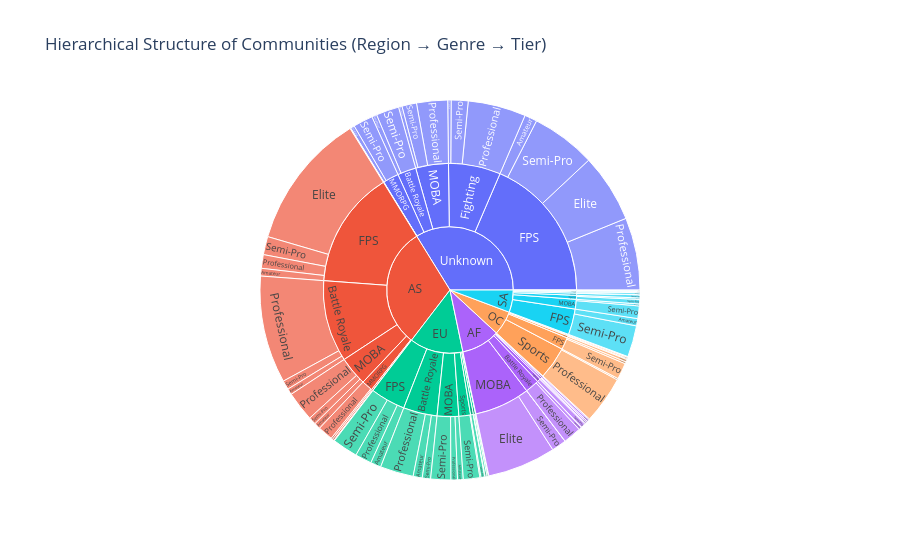

Here is the notebook cell this chart was saved with:
### Code cell
#Sunburst Chart: Hierarchy by Region → Genre → Community Tier
fig = px.sunburst(
    gaming_data,
    path=['region', 'genre', 'community_tier'],
    values='member_count', 
    color_continuous_scale='Viridis',
    title='Hierarchical Structure of Communities (Region → Genre → Tier)',
    hover_data={
        'region':True,
        'genre':True,
        'community_tier':True,
        'member_count': ':,',
        'active_players': ':,'
    }
)

fig.update_traces(
    hovertemplate="""
    <b>%{label}</b><br>
    Members: %{value:,}<br>
    % of Share in Parent: %{percentParent:.1%}<br>
    % of Total Global Share: %{percentRoot:.1%}<br>
    <extra></extra>
    """
)

fig.write_html("sunburst_region_genre_tier.html")

fig.show()

### Figure 1 — Plotly figure (JSON) as saved in the notebook; plotly's stock layout.template omitted (floating-point values rounded to 4 significant figures; data arrays with more than 128 entries replaced by an {"elided": "..."} marker saying what was removed)
{"data": [{"branchvalues": "total", "customdata": {"elided": "127x5 mixed values"}, "domain": {"x": [0, 1], "y": [0, 1]}, "hovertemplate": "\n    <b>%{label}</b><br>\n    Members: %{value:,}<br>\n    % of Share in Parent: %{percentParent:.1%}<br>\n    % of Total Global Share: %{percentRoot:.1%}<br>\n    <extra></extra>\n    ", "ids": ["OC/FPS/Amateur", "Unknown/MOBA/Amateur", "AS/FPS/Amateur", "AS/FPS/Professional", "AS/Battle Royale/Semi-Pro", "EU/FPS/Professional", "Unknown/FPS/Semi-Pro", "OC/Battle Royale/Amateur", "Unknown/MMORPG/Semi-Pro", "EU/FPS/Semi-Pro", "EU/Sports/Semi-Pro", "Unknown/FPS/Amateur", "SA/MOBA/Amateur", "SA/MMORPG/Amateur", "EU/FPS/Amateur", "OC/FPS/Semi-Pro", "AF/FPS/Semi-Pro", "OC/MOBA/Amateur", "Unknown/Fighting/Amateur", "AS/Battle Royale/Amateur", "Unknown/Battle Royale/Amateur", "SA/Battle Royale/Amateur", "AS/FPS/Elite", "AS/FPS/Semi-Pro", "AS/MOBA/Amateur", "EU/Sports/Amateur", "EU/MOBA/Amateur", "Unknown/Sports/Amateur", "EU/Fighting/Semi-Pro", "EU/Battle Royale/Amateur", "EU/MOBA/Semi-Pro", "OC/MOBA/Semi-Pro", "SA/MMORPG/Semi-Pro", "EU/MMORPG/Semi-Pro", "SA/Battle Royale/Semi-Pro", "AF/FPS/Amateur", "SA/FPS/Semi-Pro", "Unknown/MOBA/Semi-Pro", "SA/Sports/Semi-Pro", "SA/FPS/Amateur", "AF/MOBA/Semi-Pro", "Unknown/FPS/Professional", "EU/Fighting/Amateur", "Unknown/Fighting/Semi-Pro", "AS/Sports/Semi-Pro", "AS/Battle Royale/Professional", "AS/MMORPG/Professional", "EU/Battle Royale/Semi-Pro", "SA/Sports/Amateur", "AS/MOBA/Semi-Pro", "SA/MOBA/Semi-Pro", "Unknown/MOBA/Professional", "EU/MMORPG/Amateur", "Unknown/Battle Royale/Semi-Pro", "Unknown/MMORPG/Amateur", "AF/MMORPG/Amateur", "OC/Fighting/Amateur", "EU/MOBA/Professional", "Unknown/Sports/Semi-Pro", "AS/MOBA/Professional", "AF/Sports/Amateur", "OC/Sports/Professional", "OC/MMORPG/Amateur", "AF/MOBA/Amateur", "EU/Strategy/Amateur", "AF/Fighting/Amateur", "EU/Battle Royale/Professional", "AF/Fighting/Semi-Pro", "AF/Battle Royale/Semi-Pro", "SA/Fighting/Amateur", "Unknown/FPS/Elite", "AS/Fighting/Amateur", "AF/Battle Royale/Amateur", "AF/Battle Royale/Professional", "SA/Fighting/Semi-Pro", "AF/MOBA/Elite", "SA/Strategy/Amateur", "Unknown/Strategy/Amateur", "OC/Sports/Semi-Pro", "AS/Sports/Amateur", "Unknown/Fighting/Professional", "AS/MMORPG/Amateur", "OC/FPS", "Unknown/MOBA", "AS/FPS", "AS/Battle Royale", "EU/FPS", "Unknown/FPS", "OC/Battle Royale", "Unknown/MMORPG", "EU/Sports", "SA/MOBA", "SA/MMORPG", "AF/FPS", "OC/MOBA", "Unknown/Fighting", "Unknown/Battle Royale", "SA/Battle Royale", "AS/MOBA", "EU/MOBA", "Unknown/Sports", "EU/Fighting", "EU/Battle Royale", "EU/MMORPG", "SA/FPS", "SA/Sports", "AF/MOBA", "AS/Sports", "AS/MMORPG", "AF/MMORPG", "OC/Fighting", "AF/Sports", "OC/Sports", "OC/MMORPG", "EU/Strategy", "AF/Fighting", "AF/Battle Royale", "SA/Fighting", "AS/Fighting", "SA/Strategy", "Unknown/Strategy", "OC", "Unknown", "AS", "EU", "SA", "AF"], "labels": ["Amateur", "Amateur", "Amateur", "Professional", "Semi-Pro", "Professional", "Semi-Pro", "Amateur", "Semi-Pro", "Semi-Pro", "Semi-Pro", "Amateur", "Amateur", "Amateur", "Amateur", "Semi-Pro", "Semi-Pro", "Amateur", "Amateur", "Amateur", "Amateur", "Amateur", "Elite", "Semi-Pro", "Amateur", "Amateur", "Amateur", "Amateur", "Semi-Pro", "Amateur", "Semi-Pro", "Semi-Pro", "Semi-Pro", "Semi-Pro", "Semi-Pro", "Amateur", "Semi-Pro", "Semi-Pro", "Semi-Pro", "Amateur", "Semi-Pro", "Professional", "Amateur", "Semi-Pro", "Semi-Pro", "Professional", "Professional", "Semi-Pro", "Amateur", "Semi-Pro", "Semi-Pro", "Professional", "Amateur", "Semi-Pro", "Amateur", "Amateur", "Amateur", "Professional", "Semi-Pro", "Professional", "Amateur", "Professional", "Amateur", "Amateur", "Amateur", "Amateur", "Professional", "Semi-Pro", "Semi-Pro", "Amateur", "Elite", "Amateur", "Amateur", "Professional", "Semi-Pro", "Elite", "Amateur", "Amateur", "Semi-Pro", "Amateur", "Professional", "Amateur", "FPS", "MOBA", "FPS", "Battle Royale", "FPS", "FPS", "Battle Royale", "MMORPG", "Sports", "MOBA", "MMORPG", "FPS", "MOBA", "Fighting", "Battle Royale", "Battle Royale", "MOBA", "MOBA", "Sports", "Fighting", "Battle Royale", "MMORPG", "FPS", "Sports", "MOBA", "Sports", "MMORPG", "MMORPG", "Fighting", "Sports", "Sports", "MMORPG", "Strategy", "Fighting", "Battle Royale", "Fighting", "Fighting", "Strategy", "Strategy", "OC", "Unknown", "AS", "EU", "SA", "AF"], "name": "", "parents": ["OC/FPS", "Unknown/MOBA", "AS/FPS", "AS/FPS", "AS/Battle Royale", "EU/FPS", "Unknown/FPS", "OC/Battle Royale", "Unknown/MMORPG", "EU/FPS", "EU/Sports", "Unknown/FPS", "SA/MOBA", "SA/MMORPG", "EU/FPS", "OC/FPS", "AF/FPS", "OC/MOBA", "Unknown/Fighting", "AS/Battle Royale", "Unknown/Battle Royale", "SA/Battle Royale", "AS/FPS", "AS/FPS", "AS/MOBA", "EU/Sports", "EU/MOBA", "Unknown/Sports", "EU/Fighting", "EU/Battle Royale", "EU/MOBA", "OC/MOBA", "SA/MMORPG", "EU/MMORPG", "SA/Battle Royale", "AF/FPS", "SA/FPS", "Unknown/MOBA", "SA/Sports", "SA/FPS", "AF/MOBA", "Unknown/FPS", "EU/Fighting", "Unknown/Fighting", "AS/Sports", "AS/Battle Royale", "AS/MMORPG", "EU/Battle Royale", "SA/Sports", "AS/MOBA", "SA/MOBA", "Unknown/MOBA", "EU/MMORPG", "Unknown/Battle Royale", "Unknown/MMORPG", "AF/MMORPG", "OC/Fighting", "EU/MOBA", "Unknown/Sports", "AS/MOBA", "AF/Sports", "OC/Sports", "OC/MMORPG", "AF/MOBA", "EU/Strategy", "AF/Fighting", "EU/Battle Royale", "AF/Fighting", "AF/Battle Royale", "SA/Fighting", "Unknown/FPS", "AS/Fighting", "AF/Battle Royale", "AF/Battle Royale", "SA/Fighting", "AF/MOBA", "SA/Strategy", "Unknown/Strategy", "OC/Sports", "AS/Sports", "Unknown/Fighting", "AS/MMORPG", "OC", "Unknown", "AS", "AS", "EU", "Unknown", "OC", "Unknown", "EU", "SA", "SA", "AF", "OC", "Unknown", "Unknown", "SA", "AS", "EU", "Unknown", "EU", "EU", "EU", "SA", "SA", "AF", "AS", "AS", "AF", "OC", "AF", "OC", "OC", "EU", "AF", "AF", "SA", "AS", "SA", "Unknown", "", "", "", "", "", ""], "type": "sunburst", "values": [2040.0, 3513.0, 7685.0, 13720.0, 9114.0, 16580.0, 64970.0, 1309.0, 19770.0, 25640.0, 16550.0, 12550.0, 1937.0, 213.0, 10530.0, 16340.0, 1210.0, 2550.0, 3418.0, 6088.0, 5045.0, 1125.0, 137600.0, 18290.0, 6384.0, 1043.0, 5716.0, 374.0, 1873.0, 9142.0, 20140.0, 803.0, 3074.0, 3839.0, 855.0, 1469.0, 31560.0, 14690.0, 4477.0, 7325.0, 14720.0, 72710.0, 1265.0, 16970.0, 440.0, 108000.0, 15280.0, 8377.0, 1491.0, 7600.0, 12650.0, 31160.0, 462.0, 23020.0, 3994.0, 1979.0, 99.0, 6606.0, 179.0, 29880.0, 1045.0, 47740.0, 745.0, 129.0, 519.0, 1025.0, 33490.0, 4475.0, 3017.0, 1923.0, 68820.0, 190.0, 280.0, 18090.0, 67.0, 68820.0, 657.0, 211.0, 1415.0, 1728.0, 58240.0, 1623.0, 18380.0, 49360.0, 177300.0, 123200.0, 52750.0, 219100.0, 1309.0, 23770.0, 17590.0, 14580.0, 3287.0, 2679.0, 3353.0, 78630.0, 28060.0, 1980.0, 43860.0, 32460.0, 553.0, 3138.0, 51010.0, 4301.0, 38890.0, 5968.0, 83670.0, 2168.0, 16900.0, 1979.0, 99.0, 1045.0, 49160.0, 745.0, 519.0, 5500.0, 21390.0, 1990.0, 190.0, 657.0, 211.0, 73040.0, 399600.0, 363600.0, 161800.0, 67350.0, 116300.0]}], "layout": {"legend": {"tracegroupgap": 0}, "title": {"text": "Hierarchical Structure of Communities (Region → Genre → Tier)"}}}
